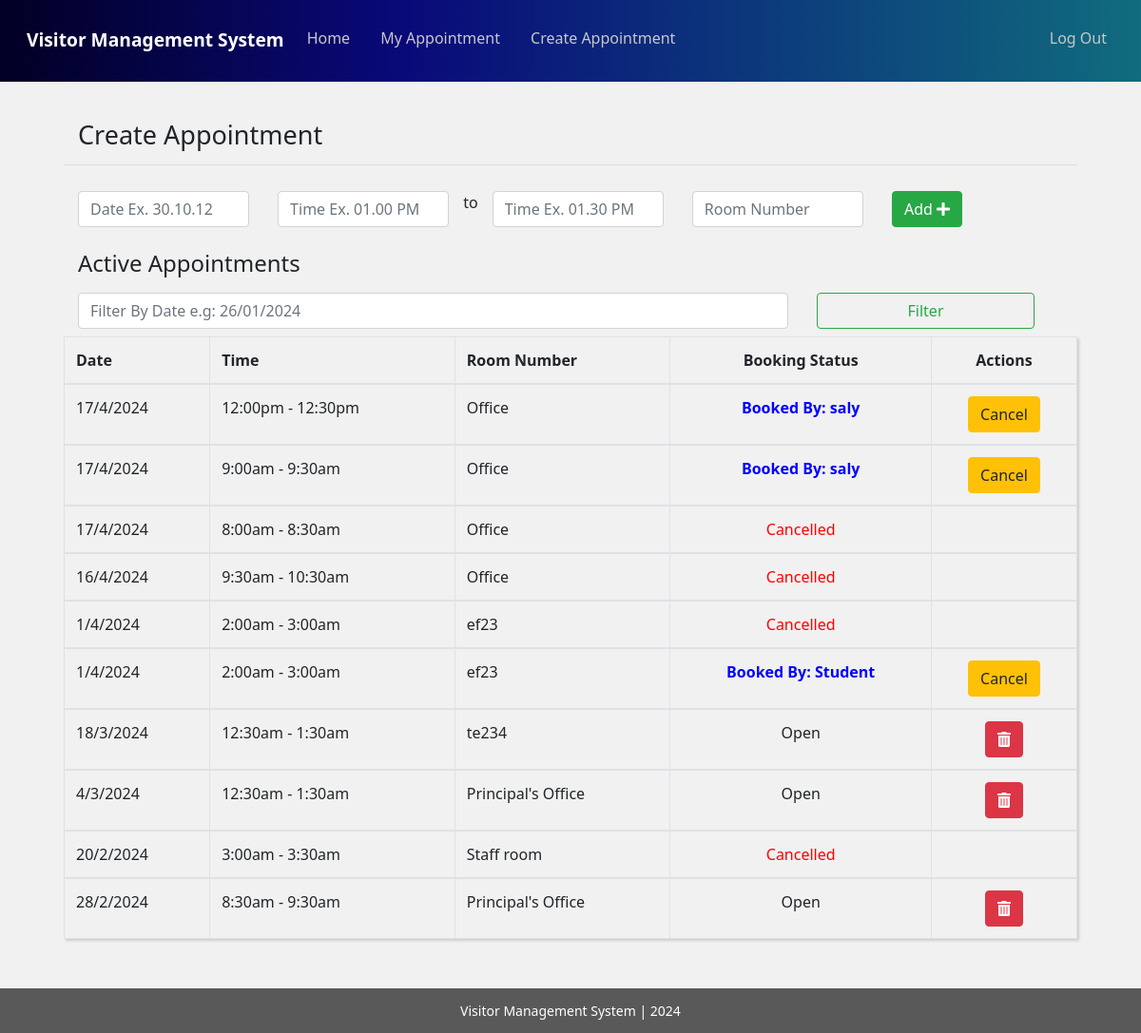
Page /teacher/create_appointment/ (signed in) on the earlier database version.
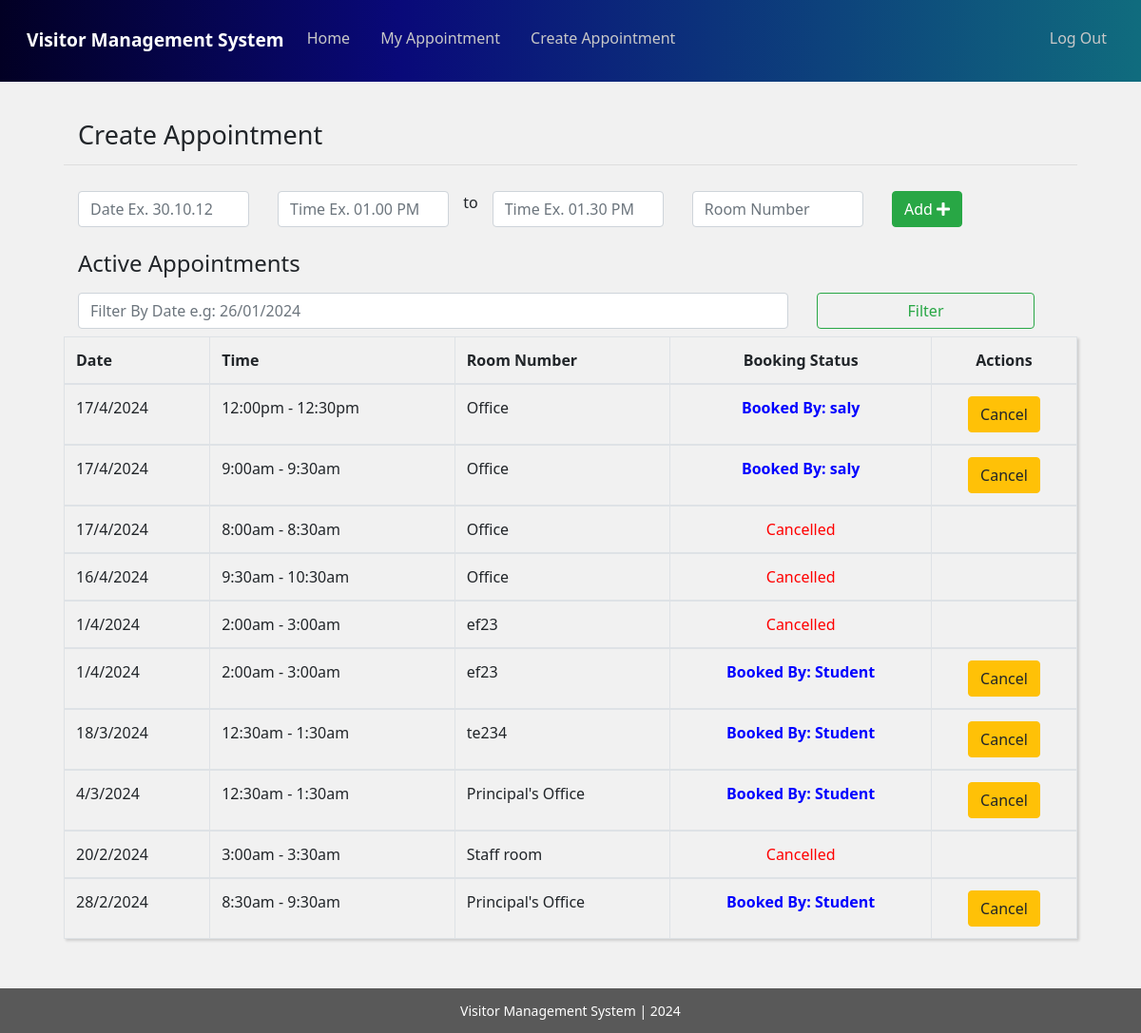
Same page on the later database version.
### teacher/models.py (models this page shows, shortened)
class Appointment(models.Model):
	user=models.ForeignKey(settings.AUTH_USER_MODEL,blank=True, null=True,on_delete=models.DO_NOTHING)
	date=models.CharField(max_length=50)
	time_start=models.CharField(max_length=50)
	time_end=models.CharField(max_length=50)
	room_number=models.CharField(max_length=50)
	appointment_with=models.CharField(max_length=50,blank=True)
	update_time=models.DateField(auto_now=True, auto_now_add=False)
	frist_time=models.DateField(auto_now=False, auto_now_add=True)
	status=models.CharField(max_length=10, null=True)
	cancel_reason=models.TextField(blank=True)

### teacher/views.py (the view)
# urls.py: path('create_appointment/', views.teacher_appointment_list, name='teacher_appointment_list'),
def teacher_appointment_list(request):
	logger.info('add new entry')
	group_name=Group.objects.all().filter(user = request.user)# get logget user grouped name
	group_name=str(group_name[0]) # convert to string
	if "Teacher" == group_name:
		user_name=request.user.get_username()#Getting Username
		appointment_list = Appointment.objects.all().order_by("-id").filter(user=request.user)
		q=request.GET.get("q") #search start
		if q:
			appointment_list=appointment_list.filter(date__icontains=q)
		else:
			appointment_list = appointment_list #search end
		appointments= {
		    "query": appointment_list,
		    "user_name":user_name,
		    "form":AppointmentForm(),
		}
		form = AppointmentForm(request.POST or None)
		if form.is_valid():
			saving=form.save(commit=False)
			saving.user=request.user
			saving.save()
			messages.success(request, 'Post Created Sucessfully')
		return render(request, 'teacher_create_appointment.html', appointments )
	else:
		return redirect('http://127.0.0.1:8000/')

### teacher/forms.py
class AppointmentForm(forms.ModelForm):
	class Meta:
		model=Appointment
		fields=[
		    "date",
		    "time_start",
		    "time_end",
		    "room_number",
		    "appointment_with",
			"status"
		]

### templates/teacher_create_appointment.html (shortened to what the changed rows need)
{% extends 'common_teacher.html' %}
{% block common_teacher %}
   <div class="student">
           <div class="container">
          <div class="row min-height">
                             <table class="table table-hover table-bordered" style="box-shadow: rgba(0, 0, 0, 0.15) 1.95px 1.95px 2.6px;">
                                       <thead >
                                        <tr>
                                          <th scope="col">Date</th>
                                          <th scope="col">Time</th>
                                          <th scope="col">Room Number</th>
                                          <th scope="col" style="text-align: center;">Booking Status</th>
                                          <th scope="col" style="text-align: center;"> Actions</th>
                                        </tr>
                                      </thead>{% for appoint in query %}
                                      {% if appoint.appointment_with != '' %}
                                      <tbody>
                                        <tr>
                                          <td>{{appoint.date}}</td>
                                          <td>{{appoint.time_start}} - {{appoint.time_end}}</td>
                                          <td>{{appoint.room_number}}</td>
                                          <td style="text-align: center;">
                                            {% if appoint.status == "Cancelled" %}
                                              <div style="color: red; font-weight: 500;">{{appoint.status}}</div>
                                            {% else %}
                                            <div style="color: blue; font-weight: 600;">Booked By: {{appoint.appointment_with}}</div>
                                            {% endif %}
                                          </td>
                                          {% if appoint.status != "Cancelled" %}
                                          <td style="text-align: center;">
                                            <button type="button" class="btn btn-warning" data-toggle="modal" data-target="#cancelModal{{ appoint.id }}">Cancel</button>
                                          </td>
                                          {% endif %}
                                        </tr>
                                      </tbody>{% endif %}
                                      {% if appoint.appointment_with == '' %}
                                      <tbody>
                                        <tr>
                                          <td>{{appoint.date}}</td>
                                          <td>{{appoint.time_start}} - {{appoint.time_end}}</td>
                                          <td>{{appoint.room_number}}</td>
                                          <td style="text-align: center;">
                                            <span>Open</span>
                                          </td>
                                          <td style="text-align: center;">
                                            <a href='{% url "appointment_delete" id=appoint.id %}'><button type="submit" class="btn btn-danger"><i class="fas fa-trash-alt"></i></button></a>
                                          </td>
                                        </tr>
                                      </tbody>{% endif %}
                                      {% endfor %}
                              </table>
              </div>
          </div>
      </div>
{% endblock common_teacher %}

Differences in the rows shown:
changed Appointment "te234": appointment_with (not shown) → "Student"; appointment_with "Open" → "Booked By: Cancel"
changed Appointment (number 8 of 10 on the later page): appointment_with (not shown) → "Student"; appointment_with "Open" → "Booked By: Cancel"
changed Appointment (number 10 of 10 on the later page): appointment_with (not shown) → "Student"; appointment_with "Open" → "Booked By: Cancel"
